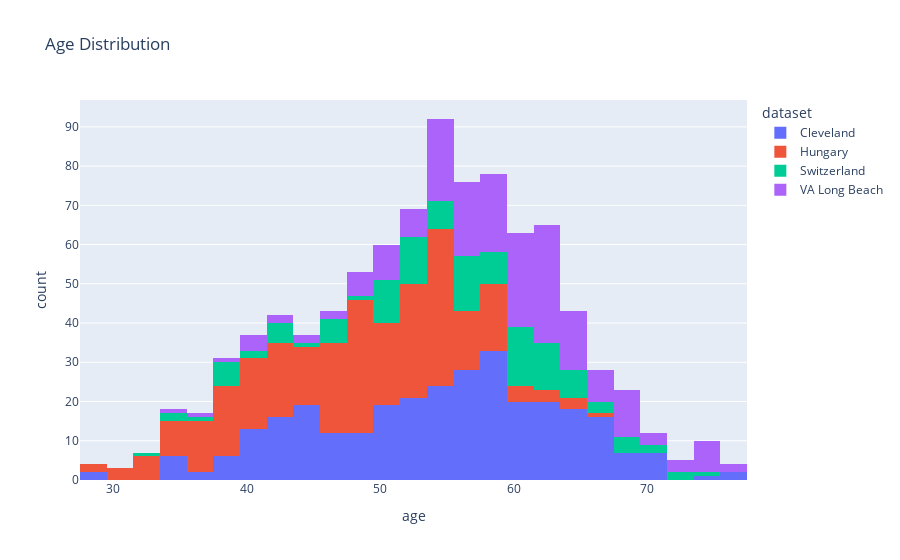

The notebook cell saved with this chart:
### Code cell
fig  = px.histogram(
    data_frame=df,
    x="age",
    color="dataset",
    title="Age Distribution",
)
fig.show()
print(df.groupby('dataset')['age'].mean())
print('\n')
print(df.groupby('dataset')['age'].median())
print('\n')
print(df.groupby('dataset')['age'].agg(pd.Series.mode))

### Figure 1 — Plotly figure (JSON) as saved in the notebook; plotly's stock layout.template omitted (floating-point values rounded to 4 significant figures; data arrays with more than 128 entries replaced by an {"elided": "..."} marker saying what was removed)
{"data": [{"alignmentgroup": "True", "bingroup": "x", "hovertemplate": "dataset=Cleveland<br>age=%{x}<br>count=%{y}<extra></extra>", "legendgroup": "Cleveland", "marker": {"color": "#636efa", "pattern": {"shape": ""}}, "name": "Cleveland", "offsetgroup": "Cleveland", "orientation": "v", "showlegend": true, "type": "histogram", "x": {"elided": "304 int values"}, "xaxis": "x", "yaxis": "y"}, {"alignmentgroup": "True", "bingroup": "x", "hovertemplate": "dataset=Hungary<br>age=%{x}<br>count=%{y}<extra></extra>", "legendgroup": "Hungary", "marker": {"color": "#EF553B", "pattern": {"shape": ""}}, "name": "Hungary", "offsetgroup": "Hungary", "orientation": "v", "showlegend": true, "type": "histogram", "x": {"elided": "293 int values"}, "xaxis": "x", "yaxis": "y"}, {"alignmentgroup": "True", "bingroup": "x", "hovertemplate": "dataset=Switzerland<br>age=%{x}<br>count=%{y}<extra></extra>", "legendgroup": "Switzerland", "marker": {"color": "#00cc96", "pattern": {"shape": ""}}, "name": "Switzerland", "offsetgroup": "Switzerland", "orientation": "v", "showlegend": true, "type": "histogram", "x": [32, 34, 35, 36, 38, 38, 38, 38, 38, 38, 40, 41, 42, 42, 43, 43, 43, 45, 46, 46, 47, 47, 47, 47, 48, 50, 50, 50, 50, 51, 51, 51, 51, 51, 51, 51, 52, 52, 52, 52, 53, 53, 53, 53, 53, 53, 53, 53, 54, 54, 54, 55, 55, 55, 55, 56, 56, 56, 56, 56, 56, 56, 56, 57, 57, 57, 57, 57, 57, 58, 58, 58, 59, 59, 59, 59, 59, 60, 60, 60, 60, 60, 60, 61, 61, 61, 61, 61, 61, 61, 61, 61, 62, 62, 62, 62, 62, 62, 62, 63, 63, 63, 63, 63, 64, 64, 64, 65, 65, 65, 65, 66, 66, 67, 68, 68, 69, 69, 70, 70, 72, 73, 74], "xaxis": "x", "yaxis": "y"}, {"alignmentgroup": "True", "bingroup": "x", "hovertemplate": "dataset=VA Long Beach<br>age=%{x}<br>count=%{y}<extra></extra>", "legendgroup": "VA Long Beach", "marker": {"color": "#ab63fa", "pattern": {"shape": ""}}, "name": "VA Long Beach", "offsetgroup": "VA Long Beach", "orientation": "v", "showlegend": true, "type": "histogram", "x": {"elided": "200 int values"}, "xaxis": "x", "yaxis": "y"}], "layout": {"barmode": "relative", "legend": {"title": {"text": "dataset"}, "tracegroupgap": 0}, "title": {"text": "Age Distribution"}, "xaxis": {"anchor": "y", "domain": [0, 1], "title": {"text": "age"}}, "yaxis": {"anchor": "x", "domain": [0, 1], "title": {"text": "count"}}}}
